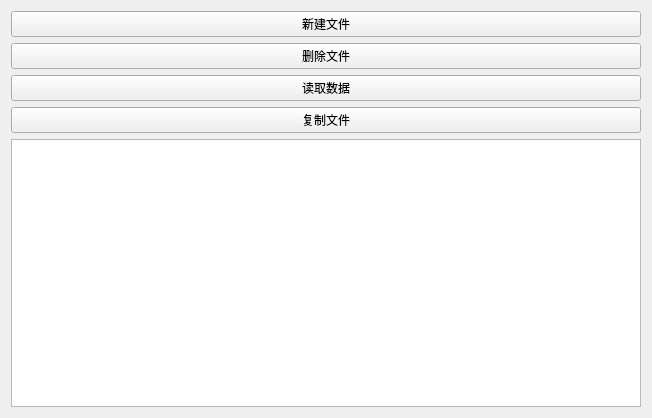
<?xml version="1.0" encoding="UTF-8"?>
<ui version="4.0">
 <class>FileOperationForm</class>
 <widget class="QWidget" name="FileOperationForm">
  <property name="geometry">
   <rect>
    <x>0</x>
    <y>0</y>
    <width>652</width>
    <height>418</height>
   </rect>
  </property>
  <property name="windowTitle">
   <string>Form</string>
  </property>
  <layout class="QVBoxLayout" name="verticalLayout">
   <item>
    <widget class="QPushButton" name="newFile">
     <property name="text">
      <string>新建文件</string>
     </property>
    </widget>
   </item>
   <item>
    <widget class="QPushButton" name="removeFile">
     <property name="text">
      <string>删除文件</string>
     </property>
    </widget>
   </item>
   <item>
    <widget class="QPushButton" name="readData">
     <property name="text">
      <string>读取数据</string>
     </property>
    </widget>
   </item>
   <item>
    <widget class="QPushButton" name="copyFile">
     <property name="text">
      <string>复制文件</string>
     </property>
    </widget>
   </item>
   <item>
    <widget class="QTextEdit" name="dataEdit"/>
   </item>
  </layout>
 </widget>
 <resources/>
 <connections/>
</ui>
